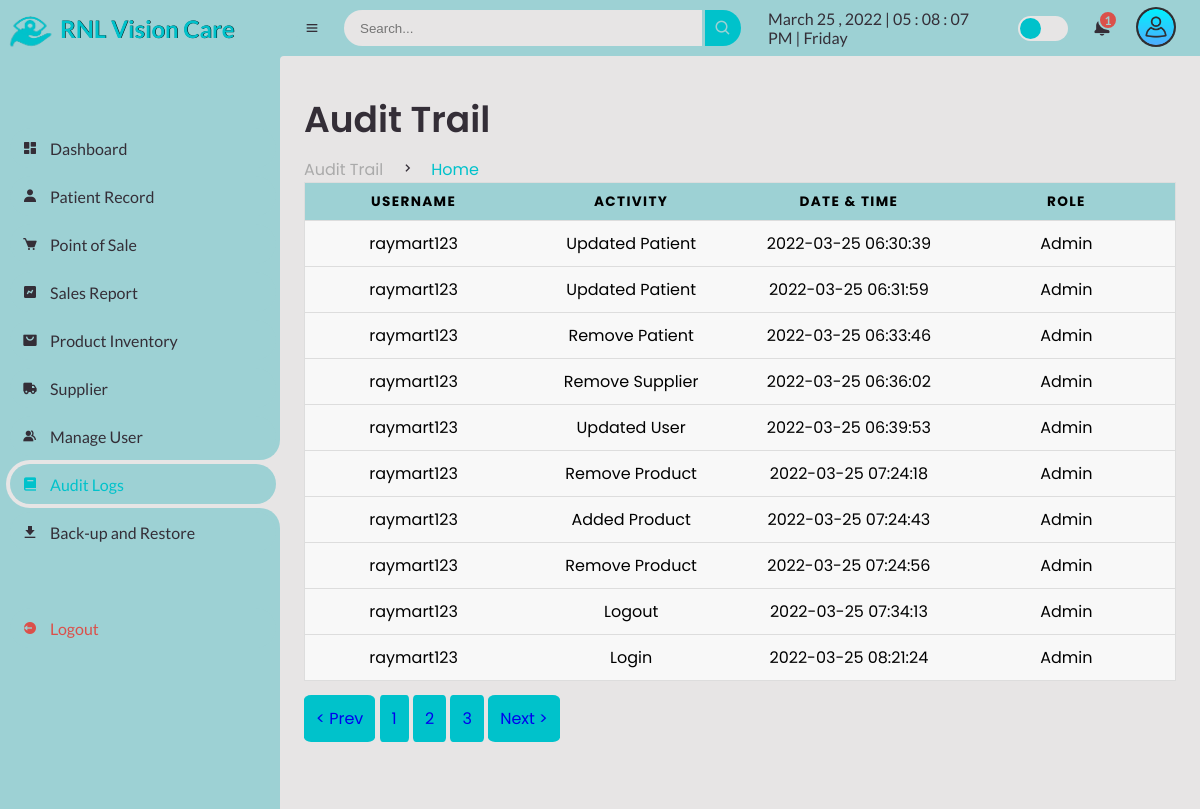
The app's page /Admin/audit.php (signed in) with its own data.
### tables this page shows
CREATE TABLE `users_logs` (
  `logs_id` int(11) NOT NULL AUTO_INCREMENT,
  `logs_username` varchar(255) NOT NULL,
  `logs_activity` varchar(255) NOT NULL,
  `logs_datentime` datetime NOT NULL,
  `logs_roles` varchar(255) NOT NULL,
  PRIMARY KEY (`logs_id`)
);

### Admin/audit.php (the view, shortened to what this page needs)
<?php
include("session.php");
?>
<!DOCTYPE html>
<html lang="en">
<head>
	<link href='https://unpkg.com/boxicons@2.0.9/css/boxicons.min.css' rel='stylesheet'>
	<link rel="stylesheet" href="css\sys_style.css">
</head>
<body>
	<section id="sidebar">
		<a href="supplier.php" class="brand">
			<img src="images\logo.png" alt="" width="60px;">
			<span class="text" style="text-shadow:0.5px 0px #000;">RNL Vision Care</span>
		</a>
		<ul class="side-menu top">
			<li>
				<a href="dashboard.php">
					<i class='bx bxs-dashboard' ></i>
					<span class="text">Dashboard</span>
				</a>
			</li>
			<li>
				<a href="patient-record.php">
					<i class='bx bxs-user' ></i>
					<span class="text">Patient Record</span>
				</a>
			</li>
			<li>
				<a href="point-of-sale.php">
					<i class='bx bxs-cart' ></i>
					<span class="text">Point of Sale</span>
				</a>
			</li>
			<li>
				<a href="sales-report.php">
					<i class='bx bxs-chart' ></i>
					<span class="text">Sales Report</span>
				</a>
			</li>
			<li>
				<a href="product.php">
					<i class='bx bxs-shopping-bag-alt' ></i>
					<span class="text">Product Inventory</span>
				</a>
			</li>
			<li>
				<a href="supplier.php">
					<i class='bx bxs-truck' ></i>
					<span class="text">Supplier</span>
				</a>
			</li>
			<li>
				<a href="manage-user.php">
					<i class='bx bxs-group' ></i>
					<span class="text">Manage User</span>
				</a>
			</li>
			<li class="active">
				<a href="audit.php">
					<i class='bx bxs-book' ></i>
					<span class="text">Audit Logs</span>
				</a>
			</li>
			<li>
				<a href="archive.php">
					<i class='bx bxs-download' ></i>
					<span class="text">Back-up and Restore</span>
				</a>
			</li>
		</ul>
		<ul class="side-menu">
			<li>
				<a href="logout.php" class="logout">
					<i class='bx bxs-log-out-circle' ></i>
					<span class="text">Logout</span>
				</a>
			</li>
		</ul>
	</section>
	<section id="content">
		<nav>
			<i class='bx bx-menu' ></i>
			<form action="#">
				<div class="form-input">
					<input type="search" placeholder="Search...">
					<button type="submit" class="search-btn"><i class='bx bx-search' ></i></button>
				</div>
			</form>
			<div id="digital-clock"></div>
			<label for="switch-mode" class="switch-mode"></label>
			<div class="dropdown2">
			<a href="#" class="notification">
				<span class="num">
				<?php
				$query = mysqli_query($conn, "SELECT COUNT(*) as total from client_inquiries WHERE inquiries_status = '2'");
					while($result=mysqli_fetch_array($query)){
					echo $result['total'];
				}
				?>
						  </span>
			</a>
			</div>
			<div class="dropdown1">
			<img src="img\user.png" alt="" width="40px" class="userlogo">
			</div>
		</nav>
		<main>
			<div class="head-title">
				<div class="left">
					<h1>Audit Trail</h1>
					<ul class="breadcrumb">
						<li>
							<a href="audit.php">Audit Trail</a>
						</li>
						<li><i class='bx bx-chevron-right' ></i></li>
						<li>
							<a class="active" href="audit.php">Home</a>
						</li>
					</ul>
				</div>
			</div>
	<table>
     <thead>
     	<tr>
			<th>Username</th>
      <th>Activity</th>
      <th>Date & Time</th>
      <th>Role</th>
     	</tr>
     </thead>
     <tbody>
	 <?php
       $conn = mysqli_connect("localhost", "root", "","capstone");
	$limit=10;
	$page=isset($_GET['page']) ? $_GET['page']:1;
	$start=($page-1)*$limit;
	$sql2 =$conn->query("SELECT count(logs_id) AS id FROM `users_logs`");
    $sql = "SELECT * from users_logs LIMIT $start, $limit";
	$result2 = $sql2->fetch_all(MYSQLI_ASSOC);
            $total=$result2[0]['id'];
            $pages=ceil($total/$limit);
            $prev=$page-1;
            $next=$page+1;
    $result = $conn-> query($sql);
      if ($result-> num_rows > 0) {
        while ($row = $result-> fetch_assoc()){
?>
		 <tr>
     	  	<td data-label="Username"><?php echo $row['logs_username'];?></td>
     	  	<td data-label="Activity"><?php echo $row['logs_activity'];?></td>
     	  	<td data-label="Date&Time"><?php echo $row['logs_datentime'];?></td>
     	  	<td data-label="Roles"><?php echo $row['logs_roles'];?></td>
     	  </tr>
     	 <?php
     	}}
     	?>
     </tbody>
   </table>
  	<br>
   <a class="page" id="pre" href="audit.php?page=<?=$prev; ?>">< Prev</a>
    	  <?php  for($i=1; $i <=$pages ; $i++): ?>
    <a class="page" href="audit.php?page=<?=$i; ?>"><?=$i; ?></a>
                      <?php endfor; ?>
    <a class="page" id="pnext" href="audit.php?page=<?=$next; ?>">Next ></a>
		</main>
	</section>
</body>
</html>

### Admin/audit.php (style rules this page uses)
button { background-color: #00c2cb; padding: 12px; border: none; margin: 3px; border-radius: 10%; }
.page { background-color: #00c2cb; padding: 12px; border: none; border-radius: 10%; }
table { border: 1px solid #ccc; border-collapse: collapse; margin: 0; padding: 0; width: 100%; table-layout: fixed; }
table tr { background-color: #f8f8f8; border: 1px solid #ddd; padding: .35em; }
table th, table td { padding: .625em; text-align: center; }
table th { font-size: .85em; letter-spacing: .1em; text-transform: uppercase; background-color: #9dd1d4; }

### records on screen
users_logs: logs_username "raymart123", logs_activity "Updated Patient", logs_datentime "2022-03-25 06:30:39", logs_roles "Admin"
users_logs: logs_username "raymart123", logs_activity "Updated Patient", logs_datentime "2022-03-25 06:31:59", logs_roles "Admin"
users_logs: logs_username "raymart123", logs_activity "Remove Patient", logs_datentime "2022-03-25 06:33:46", logs_roles "Admin"
users_logs: logs_username "raymart123", logs_activity "Remove Supplier", logs_datentime "2022-03-25 06:36:02", logs_roles "Admin"
users_logs: logs_username "raymart123", logs_activity "Updated User", logs_datentime "2022-03-25 06:39:53", logs_roles "Admin"
users_logs: logs_username "raymart123", logs_activity "Remove Product", logs_datentime "2022-03-25 07:24:18", logs_roles "Admin"
users_logs: logs_username "raymart123", logs_activity "Added Product", logs_datentime "2022-03-25 07:24:43", logs_roles "Admin"
users_logs: logs_username "raymart123", logs_activity "Remove Product", logs_datentime "2022-03-25 07:24:56", logs_roles "Admin"
users_logs: logs_username "raymart123", logs_activity "Logout", logs_datentime "2022-03-25 07:34:13", logs_roles "Admin"
users_logs: logs_username "raymart123", logs_activity "Login", logs_datentime "2022-03-25 08:21:24", logs_roles "Admin"

### other values on screen
$result['total'] "1"
